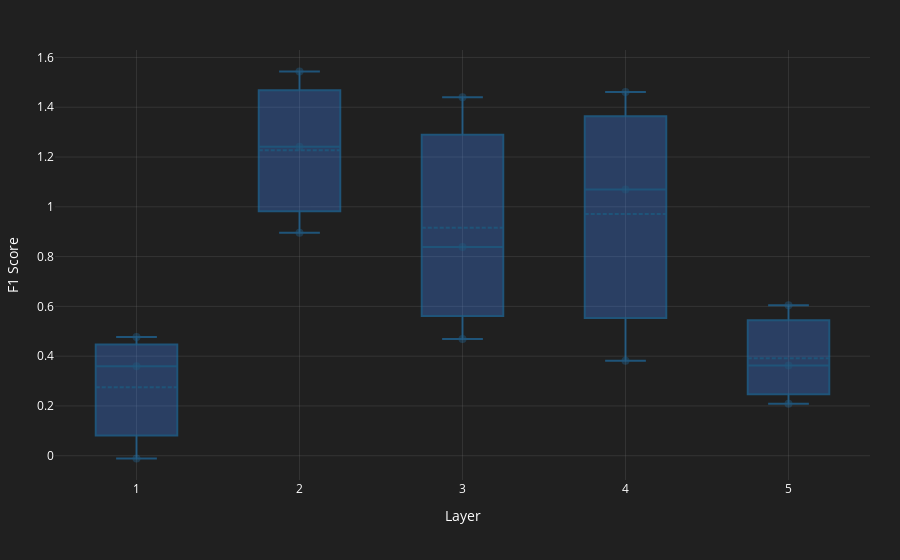

Notebook code for this chart:
### Code cell
def plot_interactive_box(df, x_label, y_label, title=None):
    fig = go.Figure()
    
    # Create box plot
    fig.add_trace(go.Box(
        x=[idx for idx in df.index for _ in range(len(df.columns))],  # Repeat each index for each fold
        y=df.values.flatten(),  # Flatten all values
        boxpoints='all',  # Show all points
        jitter=0,        # No jitter for points
        pointpos=0,      # Position points at center
        marker=dict(
            color='#1f77b4',
            size=8,
            opacity=0.5
        ),
        line=dict(
            color='#1f77b4',
            width=2
        ),
        fillcolor='rgba(68, 138, 255, 0.5)',
        opacity=0.6,
        showlegend=False,
        boxmean=True,    # Show mean as a dashed line
        width=0.5        # Width of boxes
    ))

    fig.update_layout(
        title=title,
        yaxis_title=y_label,
        xaxis_title=x_label,
        template='plotly_dark',
        plot_bgcolor='rgba(32, 32, 32, 1)',
        paper_bgcolor='rgba(32, 32, 32, 1)',
        font=dict(color='white'),
        margin=dict(t=50, l=50, r=30),
        showlegend=False
    )
    
    # Update axes for consistency with dark theme
    fig.update_xaxes(gridcolor='rgba(128, 128, 128, 0.2)', zeroline=False)
    fig.update_yaxes(gridcolor='rgba(128, 128, 128, 0.2)', zeroline=False)
    
    return fig

plot_interactive_box(res_df, x_label="Layer", y_label="F1 Score").show()

### Figure 1 — Plotly figure (JSON) as saved in the notebook; plotly's stock layout.template omitted (floating-point values rounded to 4 significant figures)
{"data": [{"boxmean": true, "boxpoints": "all", "fillcolor": "rgba(68, 138, 255, 0.5)", "jitter": 0, "line": {"color": "#1f77b4", "width": 2}, "marker": {"color": "#1f77b4", "opacity": 0.5, "size": 8}, "opacity": 0.6, "pointpos": 0, "showlegend": false, "type": "box", "width": 0.5, "x": [1, 1, 1, 2, 2, 2, 3, 3, 3, 4, 4, 4, 5, 5, 5], "y": [-0.01113, 0.4767, 0.3592, 1.544, 1.241, 0.896, 1.44, 0.8387, 0.4694, 1.462, 1.069, 0.3814, 0.6048, 0.3622, 0.2086]}], "layout": {"font": {"color": "white"}, "margin": {"l": 50, "r": 30, "t": 50}, "paper_bgcolor": "rgba(32, 32, 32, 1)", "plot_bgcolor": "rgba(32, 32, 32, 1)", "showlegend": false, "title": {}, "xaxis": {"gridcolor": "rgba(128, 128, 128, 0.2)", "title": {"text": "Layer"}, "zeroline": false}, "yaxis": {"gridcolor": "rgba(128, 128, 128, 0.2)", "title": {"text": "F1 Score"}, "zeroline": false}}}
